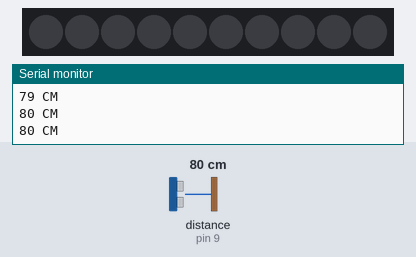
The sketch below on a simulated Arduino Uno, built with avr-gcc and run on an emulated ATmega328P. On the bench: 10 RGB LEDs in strip order, left to right, the last lines printed to the serial monitor. Wiring (inferred from the names in the program): ultrasonic range finder: trigger pin 10; echo pin 9. Inputs (shaded band) come from the test bench; at power-on: distance to the obstacle (sensor on pin 9) 80 cm. The echo pulse lasts 58.3 µs per cm.

Above: at 1.3 s.
1.4 s: distance to the obstacle (sensor on pin 9) set to 53 cm
2.9 s: distance to the obstacle (sensor on pin 9) set to 46 cm
At 4.2 s:
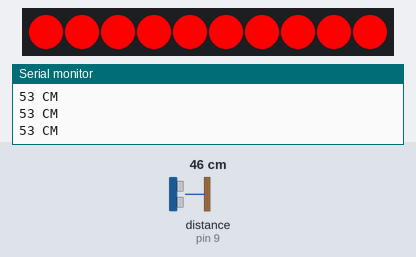
At 6.4 s:
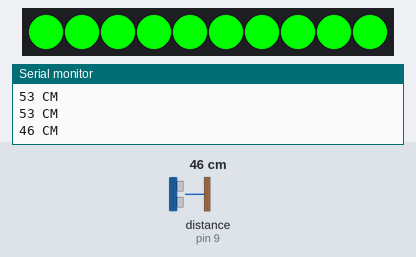
7.5 s: distance to the obstacle (sensor on pin 9) set to 2 cm
Timing chart, 0 to 10.5 s (numbered marks = the images above; inputs shaded):
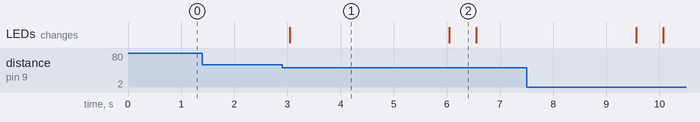

The sketch:

kaja.ino
```cpp
#include <Adafruit_NeoPixel.h>

#define trigPin 10
#define echoPin 9
#define PIN 6

Adafruit_NeoPixel pixels = Adafruit_NeoPixel(10, PIN, NEO_GRB + NEO_KHZ800);

void setup()

{
pixels.begin();
pixels.show();
Serial.begin (9600);
pinMode(trigPin, OUTPUT);
pinMode(echoPin, INPUT);
}

void loop()

{
int duration, distance;
digitalWrite(trigPin, HIGH);
delayMicroseconds(500);
digitalWrite(trigPin, LOW);
duration = pulseIn(echoPin, HIGH);
distance = (duration/2) / 29.1;

  if (distance < 50) // distancia en cms
    {

    rojo();
    delay (3000);
    verde();

  }
  Serial.print(distance);
  Serial.println(" CM");
  delay(500);
}

void rojo() {

  pixels.setPixelColor(0,255,0,0);
  pixels.show();

  pixels.setPixelColor(1,255,0,0);
  pixels.show();

  pixels.setPixelColor(2,255,0,0);
  pixels.show();

  pixels.setPixelColor(3,255,0,0);
  pixels.show();

  pixels.setPixelColor(4,255,0,0);
  pixels.show();

  pixels.setPixelColor(5,255,0,0);
  pixels.show();

  pixels.setPixelColor(6,255,0,0);
  pixels.show();

  pixels.setPixelColor(7,255,0,0);
  pixels.show();

  pixels.setPixelColor(8,255,0,0);
  pixels.show();

  pixels.setPixelColor(9,255,0,0);
  pixels.show();


}

void verde() {

  pixels.setPixelColor(0,0,255,0);
  pixels.show();

  pixels.setPixelColor(1,0,255,0);
  pixels.show();

  pixels.setPixelColor(2,0,255,0);
  pixels.show();

  pixels.setPixelColor(3,0,255,0);
  pixels.show();

  pixels.setPixelColor(4,0,255,0);
  pixels.show();

  pixels.setPixelColor(5,0,255,0);
  pixels.show();

  pixels.setPixelColor(6,0,255,0);
  pixels.show();

  pixels.setPixelColor(7,0,255,0);
  pixels.show();

  pixels.setPixelColor(8,0,255,0);
  pixels.show();

  pixels.setPixelColor(9,0,255,0);
  pixels.show();

}
```

Measured:
- the behaviour switches between 50 and 49 cm on distance to the obstacle (sensor on pin 9) (found by bisection; images 0 and 1)
- after the input at 2.9 s, the LEDs: change after 0.14 s (image 1)
- what the display in image 1 shows lasts 3.0 s, from 3.0 s to 6.0 s
- what the display in image 2 shows lasts 0.6 s, from 6.0 s to 6.6 s
